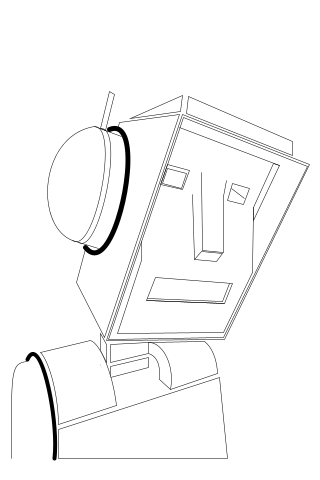
Frame 1 (no input)
Frame 60 (the mouse pressed at the canvas centre just before this capture): identical to frame 1, image omitted
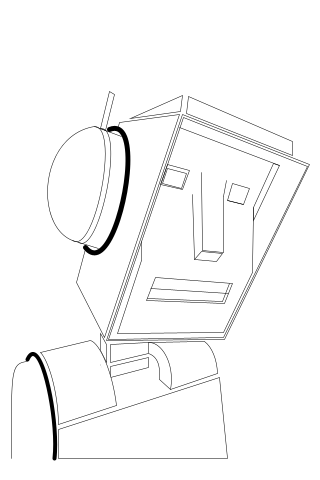
Frame 120 (the mouse held since frame 60 and released just before this capture)

The Processing sketch that drew these frames (run headless with seeded random() and noise(); from frame 60 on, the mouse is pressed at the canvas centre):

// Processing sketch: processing_5389
// ── processing_5389.pde

// comments

float A, B, C, D, mouthaX, mouthbY, mouthcX, mouthdY, moutheX, mouthfY, mouthgX, mouthhY;
float targetA, targetB, targetC, targetD, targetmouthaX, targetmouthbY, targetmouthcX, targetmouthdY, targetmoutheX, targetmouthfY, targetmouthgX, targetmouthhY;
float easing = .05;

void setup() {
size(320, 480);

targetA = 442;
targetB = 206;
targetC = 469;
targetD = 227;
mouthaX = 278;
mouthbY = 417;
mouthcX = 431;
mouthdY = 414;
moutheX = 435;
mouthfY = 417;
mouthgX = 277;
mouthhY = 421;
}


void draw() { 
background (255);  
smooth();
noFill();
scale(.5);
translate(20,170);

line(targetA, targetB, targetC, targetD);

// Wink

if (mousePressed == true) {
targetA = 466;
targetB = 238;
targetC = 434;
targetD = 230;
}
else 
{
targetA = 442;
targetB = 206;
targetC = 469;
targetD = 227;
}
float easing = .05;

// mouth movement

mouthaX = map(mouseY, 0, 480, 273, 290);
mouthbY = map(mouseY, 0, 480, 430, 384);
mouthcX = map(mouseY, 0, 480, 428, 444);
mouthdY = map(mouseY, 0, 480, 437, 397);
moutheX = map(mouseY, 0, 480, 428, 444);
mouthfY = map(mouseY, 0, 480, 437, 397);
mouthgX = map(mouseY, 0, 480, 273, 290);
mouthhY = map(mouseY, 0, 480, 430, 384);





//Head
quad(356, 22, 565, 113, 565, 140, 353, 57);
quad(219, 74, 339, 58, 189, 505, 132, 394);
quad(346, 64, 594, 162, 426, 505, 196, 508);
quad(344, 59, 599, 159, 429, 508, 192, 511);
triangle( 240, 67, 345, 20, 341, 53);

//Face (top down)
line(339, 85, 538, 160);
quad(538, 160, 486, 271, 486, 245, 527, 156);

//left eye

quad(315, 158, 358, 170, 345, 209, 301, 199);
quad(315, 167, 352, 177, 342, 206, 305, 197);
//line(350, 181, 310, 184);

//Right eye
quad(445, 197, 478, 207, 466, 238, 434, 230);


//Nose
line(432, 190, 426, 222);
line(426, 222, 427, 334);
line(383, 175, 384, 330);
line(384, 330, 427, 334);
line(364, 219, 368, 348);
quad(382, 333, 425, 337, 413, 352, 368, 348);

//Mouth

quad(290, 384, 444, 397, 428, 437, 273, 430);
line(275, 426, 425, 433);
line(425, 433, 439, 397);
fill(255);
quad( mouthaX, mouthbY, mouthcX, mouthdY, moutheX, mouthfY, mouthgX, mouthhY);

//Cheek/Jaw
line(486, 245, 484, 375);
line(484, 375, 426, 494);
line(426, 494, 214, 496);
line(214, 496, 263, 350);
line(263, 350, 263, 312);

//Ear
strokeWeight(10);
bezier(199, 89, 280, 56, 210, 400, 150, 325);
strokeWeight(1);
line(169, 82, 223, 102);
line(125, 310, 177, 327);
noFill();
bezier(169, 82, 220, 82, 170, 340, 125, 310);
bezier(180, 87, 230, 82, 180, 340, 137, 314);
bezier(169, 82, 58, 100, 48, 280, 125, 310);

//Antenna
quad(198, 13, 208, 18, 191, 91, 180, 86);

//Neck
quad(180, 496, 193, 519, 193, 554, 180, 530);
quad(200, 518, 276, 515, 276, 537, 200, 555);
quad(201, 563, 276, 545, 276, 564, 201, 584);
quad(180, 540, 192, 562, 192, 579, 180, 558);

//Chest
quad(96, 689, 419, 584, 434, 747, 97, 747);

//Right SHoulder
strokeWeight(8);
bezier(35, 549, 60, 493, 97, 664, 88, 747);
strokeWeight(1);
line(96, 679, 213, 641);
line(60, 535, 161, 510);
bezier(96, 679, 95, 610, 75, 550, 60, 535);
fill(255);
bezier(161, 510, 180, 516, 205, 574, 213, 641);
bezier(35, 553, 0, 556, 2, 574, 2, 747);

//Left Shoulder
bezier(276, 537, 300, 545, 300, 574, 299, 589);
line(320, 608, 415, 577);
noFill();
bezier(276, 515, 304, 514, 329, 559, 320, 608);
line(299, 589, 320, 608);
line(276, 515, 388, 513);
bezier(388, 513, 403, 524, 414, 549, 415, 577);

if ((keyPressed == true) && (key == 'b')) {
  fill(0);
  quad(315, 167, 352, 177, 342, 206, 305, 197);
}
else {
  fill(255);
 
}




}
